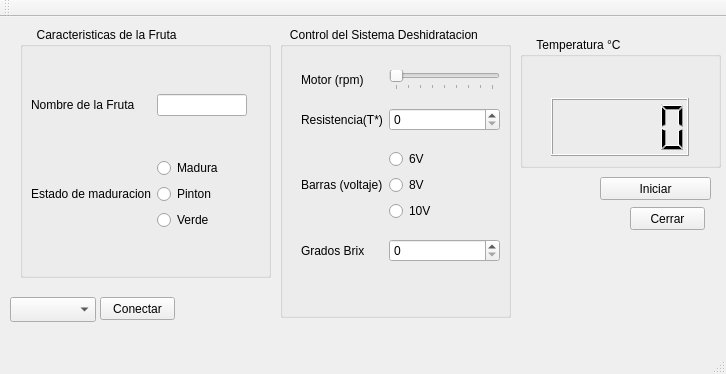
<?xml version="1.0" encoding="UTF-8"?>
<ui version="4.0">
 <class>MainWindow</class>
 <widget class="QMainWindow" name="MainWindow">
  <property name="geometry">
   <rect>
    <x>0</x>
    <y>0</y>
    <width>726</width>
    <height>374</height>
   </rect>
  </property>
  <property name="windowTitle">
   <string>MainWindow</string>
  </property>
  <widget class="QWidget" name="centralWidget">
   <widget class="QGroupBox" name="groupBoxcaracteristicas">
    <property name="geometry">
     <rect>
      <x>20</x>
      <y>10</y>
      <width>251</width>
      <height>251</height>
     </rect>
    </property>
    <property name="title">
     <string>     Caracteristicas de la Fruta</string>
    </property>
    <widget class="QWidget" name="gridLayoutWidget">
     <property name="geometry">
      <rect>
       <x>0</x>
       <y>20</y>
       <width>238</width>
       <height>231</height>
      </rect>
     </property>
     <layout class="QGridLayout" name="gridLayout">
      <item row="0" column="1">
       <widget class="QLineEdit" name="fruta"/>
      </item>
      <item row="1" column="0">
       <widget class="QLabel" name="label_2">
        <property name="text">
         <string>Estado de maduracion</string>
        </property>
       </widget>
      </item>
      <item row="0" column="0">
       <widget class="QLabel" name="label">
        <property name="text">
         <string>Nombre de la Fruta</string>
        </property>
       </widget>
      </item>
      <item row="1" column="1">
       <layout class="QVBoxLayout" name="verticalLayout">
        <item>
         <widget class="QRadioButton" name="radioButton_2">
          <property name="text">
           <string>Madura</string>
          </property>
         </widget>
        </item>
        <item>
         <widget class="QRadioButton" name="radioButton_3">
          <property name="text">
           <string>Pinton</string>
          </property>
         </widget>
        </item>
        <item>
         <widget class="QRadioButton" name="radioButton">
          <property name="text">
           <string>Verde</string>
          </property>
         </widget>
        </item>
       </layout>
      </item>
     </layout>
    </widget>
   </widget>
   <widget class="QGroupBox" name="groupBoxcontrol">
    <property name="geometry">
     <rect>
      <x>280</x>
      <y>10</y>
      <width>231</width>
      <height>291</height>
     </rect>
    </property>
    <property name="title">
     <string>   Control del Sistema Deshidratacion</string>
    </property>
    <widget class="QWidget" name="gridLayoutWidget_2">
     <property name="geometry">
      <rect>
       <x>10</x>
       <y>20</y>
       <width>221</width>
       <height>241</height>
      </rect>
     </property>
     <layout class="QGridLayout" name="gridLayout_2">
      <item row="0" column="2">
       <widget class="QSlider" name="velocidad">
        <property name="mouseTracking">
         <bool>true</bool>
        </property>
        <property name="tabletTracking">
         <bool>true</bool>
        </property>
        <property name="maximum">
         <number>80</number>
        </property>
        <property name="orientation">
         <enum>Qt::Horizontal</enum>
        </property>
        <property name="tickPosition">
         <enum>QSlider::TicksBelow</enum>
        </property>
        <property name="tickInterval">
         <number>10</number>
        </property>
       </widget>
      </item>
      <item row="1" column="0">
       <widget class="QLabel" name="label_6">
        <property name="text">
         <string>Resistencia(T*)</string>
        </property>
       </widget>
      </item>
      <item row="0" column="0">
       <widget class="QLabel" name="label_5">
        <property name="text">
         <string>Motor (rpm)</string>
        </property>
       </widget>
      </item>
      <item row="1" column="2">
       <widget class="QSpinBox" name="resistencia">
        <property name="maximum">
         <number>40</number>
        </property>
       </widget>
      </item>
      <item row="2" column="0">
       <widget class="QLabel" name="label_7">
        <property name="text">
         <string>Barras (voltaje)</string>
        </property>
       </widget>
      </item>
      <item row="2" column="2">
       <layout class="QVBoxLayout" name="verticalLayout_2">
        <item>
         <widget class="QRadioButton" name="seis">
          <property name="text">
           <string>6V</string>
          </property>
         </widget>
        </item>
        <item>
         <widget class="QRadioButton" name="ocho">
          <property name="text">
           <string>8V</string>
          </property>
         </widget>
        </item>
        <item>
         <widget class="QRadioButton" name="die">
          <property name="text">
           <string>10V</string>
          </property>
         </widget>
        </item>
       </layout>
      </item>
      <item row="3" column="0">
       <widget class="QLabel" name="label_3">
        <property name="text">
         <string>Grados Brix </string>
        </property>
       </widget>
      </item>
      <item row="3" column="2">
       <widget class="QSpinBox" name="brix"/>
      </item>
     </layout>
    </widget>
   </widget>
   <widget class="QGroupBox" name="groupBox">
    <property name="geometry">
     <rect>
      <x>520</x>
      <y>20</y>
      <width>201</width>
      <height>131</height>
     </rect>
    </property>
    <property name="title">
     <string>     Temperatura °C </string>
    </property>
    <widget class="QWidget" name="gridLayoutWidget_3">
     <property name="geometry">
      <rect>
       <x>20</x>
       <y>50</y>
       <width>160</width>
       <height>80</height>
      </rect>
     </property>
     <layout class="QGridLayout" name="gridLayout_3">
      <item row="0" column="0">
       <widget class="QLCDNumber" name="temperatura"/>
      </item>
     </layout>
    </widget>
   </widget>
   <widget class="QPushButton" name="pushButton">
    <property name="geometry">
     <rect>
      <x>630</x>
      <y>190</y>
      <width>75</width>
      <height>23</height>
     </rect>
    </property>
    <property name="text">
     <string>Cerrar</string>
    </property>
   </widget>
   <widget class="QPushButton" name="iniciar">
    <property name="geometry">
     <rect>
      <x>100</x>
      <y>280</y>
      <width>75</width>
      <height>23</height>
     </rect>
    </property>
    <property name="text">
     <string>Conectar</string>
    </property>
   </widget>
   <widget class="QPushButton" name="pushButton_3">
    <property name="geometry">
     <rect>
      <x>600</x>
      <y>160</y>
      <width>111</width>
      <height>23</height>
     </rect>
    </property>
    <property name="text">
     <string>Iniciar</string>
    </property>
   </widget>
   <widget class="QComboBox" name="comboBox">
    <property name="geometry">
     <rect>
      <x>10</x>
      <y>280</y>
      <width>86</width>
      <height>25</height>
     </rect>
    </property>
   </widget>
   <zorder>iniciar</zorder>
   <zorder>groupBoxcaracteristicas</zorder>
   <zorder>groupBoxcontrol</zorder>
   <zorder>groupBox</zorder>
   <zorder>pushButton</zorder>
   <zorder>pushButton_3</zorder>
   <zorder>comboBox</zorder>
  </widget>
  <widget class="QMenuBar" name="menuBar">
   <property name="geometry">
    <rect>
     <x>0</x>
     <y>0</y>
     <width>726</width>
     <height>22</height>
    </rect>
   </property>
  </widget>
  <widget class="QToolBar" name="mainToolBar">
   <attribute name="toolBarArea">
    <enum>TopToolBarArea</enum>
   </attribute>
   <attribute name="toolBarBreak">
    <bool>false</bool>
   </attribute>
  </widget>
  <widget class="QStatusBar" name="statusBar"/>
 </widget>
 <layoutdefault spacing="6" margin="11"/>
 <resources/>
 <connections/>
</ui>
